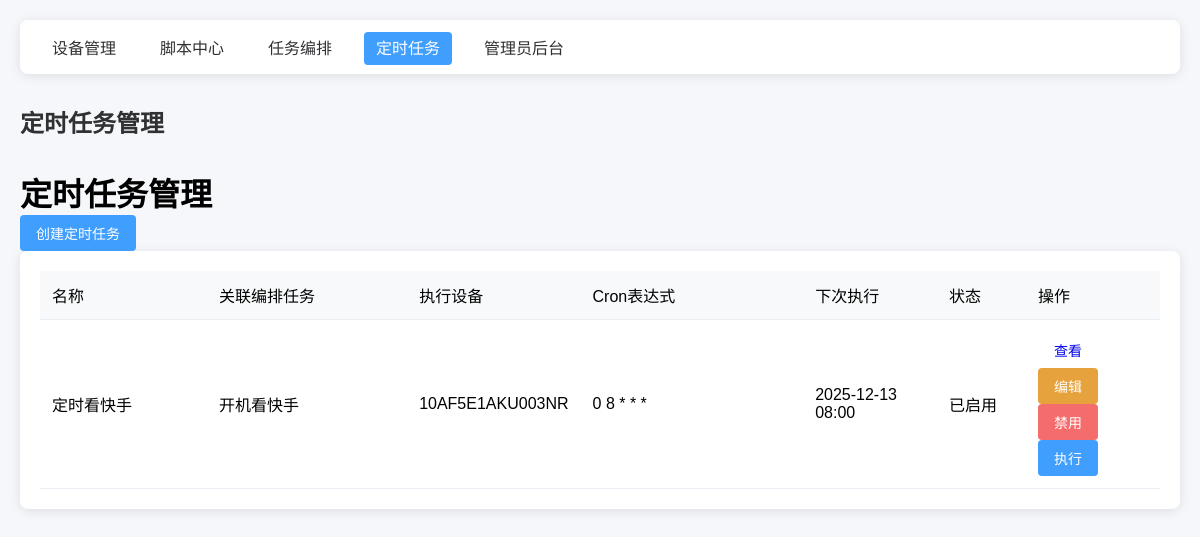
The app's page /scheduler/, older data.
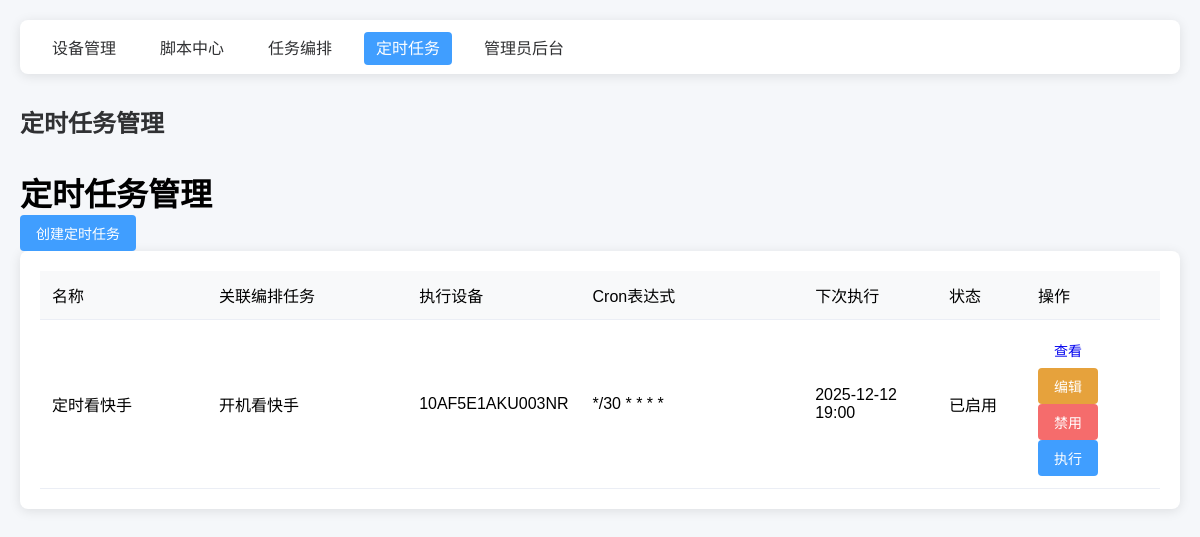
The same page, newer data.
### task_scheduler/models.py (models this page shows, shortened)
class ScheduleTask(models.Model):
    name = models.CharField("定时任务名称", max_length=100, unique=True)
    orchestration = models.ForeignKey(
        OrchestrationTask,
        on_delete=models.CASCADE,
        related_name="schedules",
        verbose_name="关联编排任务"
    )
    device = models.ForeignKey(
        ADBDevice,
        on_delete=models.SET_NULL,
        null=True,
        blank=True,
        verbose_name="指定执行设备",
        help_text="为空则自动选择在线设备"
    )
    cron_expression = models.CharField(
        "Cron表达式",
        max_length=100,
        default="0 0 * * *",
        help_text="格式：分 时 日 月 周，支持标准Cron语法。示例：<br/>"
                  "0 8 * * * → 每天8点执行<br/>"
                  "0 0 * * 1,3,5 → 每周一/三/五0点执行<br/>"
                  "0 12 1,15 * * → 每月1/15号12点执行<br/>"
                  "*/30 * * * * → 每30分钟执行一次"
    )
    is_active = models.BooleanField("是否启用", default=True)
    last_run_time = models.DateTimeField("最后执行时间", blank=True, null=True)
    next_run_time = models.DateTimeField("下次执行时间", blank=True, null=True)
    create_time = models.DateTimeField("创建时间", default=datetime.datetime.now)  # 改这里
    update_time = models.DateTimeField("更新时间", auto_now=True)
    class Meta:
        verbose_name = "定时任务"
        verbose_name_plural = "定时任务管理"
        ordering = ["-create_time"]

### task_orchestration/models.py (models this page shows, shortened)
class OrchestrationTask(models.Model):
    TASK_STATUS = (
        ("draft", "草稿"),
        ("active", "已激活"),
        ("disabled", "已禁用"),
    )
    name = models.CharField("编排任务名称", max_length=100, unique=True)
    description = models.TextField("描述", blank=True, null=True)
    status = models.CharField("状态", max_length=20, choices=TASK_STATUS, default="draft")
    create_time = models.DateTimeField("创建时间", default=timezone.now)
    update_time = models.DateTimeField("更新时间", auto_now=True)
    class Meta:
        verbose_name = "编排任务"
        verbose_name_plural = "编排任务管理"
        ordering = ["-create_time"]

### adb_manager/models.py (models this page shows, shortened)
class ADBDevice(BaseModel):
    device_name = models.CharField(
        "设备名称",
        max_length=50,
        help_text="如：游戏手机1"
    )
    device_ip = models.GenericIPAddressField(
        "设备IP",
        blank=True,
        null=True,
        help_text="局域网IP（序列号连接时可不填），如192.168.3.100"
    )
    device_port = models.IntegerField(
        "ADB端口",
        default=5555,
        blank=True,
        null=True,
        help_text="默认5555（序列号连接时可不填）"
    )
    device_serial = models.CharField(
        "设备序列号",
        max_length=100,
        blank=True,
        null=True,
        help_text="ADB设备序列号（优先使用），如10AF5E1AKU003NR或192.168.3.100:5555"
    )
    is_active = models.BooleanField("是否启用监控", default=True)
    user = models.ForeignKey(
        CustomUser,
        on_delete=models.SET_NULL,
        null=True,
        blank=True,
        verbose_name="关联用户",
        help_text="绑定该设备的用户（为空则所有用户可操作）"
    )
    class Meta:
        verbose_name = "ADB设备"
        verbose_name_plural = "ADB设备管理"
        unique_together = ("device_ip", "device_port")

### task_scheduler/views.py (the view)
# urls.py: path('', views.ScheduleTaskListView.as_view(), name='list'),
class ScheduleTaskListView(View):
    def get(self, request):
        schedules = ScheduleTask.objects.all()
        return render(request, "task_scheduler/schedule_list.html", {
            "schedules": schedules,
            "page_title": "定时任务管理"
        })

### task_scheduler/templates/task_scheduler/schedule_list.html (shortened to what the changed rows need)
{% extends 'base.html' %}
{% block content %}
<div class="container mt-4">
    <div class="d-flex justify-content-between align-items-center mb-4">
        <h1>{{ page_title }}</h1>
    </div>
    <div class="card">
        <div class="table-responsive">
            <table class="table table-hover mb-0">
                <thead class="table-light">
                    <tr>
                        <th style="width: 15%;">名称</th>
                        <th style="width: 18%;">关联编排任务</th>
                        <th style="width: 15%;">执行设备</th>
                        <th style="width: 20%;">Cron表达式</th>
                        <th style="width: 12%;">下次执行</th>
                        <th style="width: 8%;">状态</th>
                        <th style="width: 12%;">操作</th>
                    </tr>
                </thead>
                <tbody>
                    {% for schedule in schedules %}
                    <tr>
                        <td>{{ schedule.name }}</td>
                        <td>{{ schedule.orchestration.name }}</td>
                        <td>
                            {% if schedule.device %}
                                {{ schedule.device.device_name }}
                            {% else %}
                                <span class="text-muted">自动选择</span>
                            {% endif %}
                        </td>
                        <td>{{ schedule.cron_expression }}</td>
                        <td>
                            {% if schedule.next_run_time %}
                                {{ schedule.next_run_time|date:"Y-m-d H:i" }}
                            {% else %}
                                <span class="text-muted">未计算</span>
                            {% endif %}
                        </td>
                        <td>
                            {% if schedule.is_active %}
                                <span class="badge bg-success">已启用</span>
                            {% else %}
                                <span class="badge bg-secondary">已禁用</span>
                            {% endif %}
                        </td>
                        <td>
                            <div class="d-flex gap-1">
                                <a href="{% url 'task_scheduler:detail' schedule.id %}"
                                   class="btn btn-info btn-sm d-flex align-items-center"
                                   title="查看详情">
                                    <span>查看</span>
                                </a>
                                <a href="{% url 'task_scheduler:edit' schedule.id %}"
                                   class="btn btn-warning btn-sm d-flex align-items-center"
                                   title="编辑任务">
                                    <span>编辑</span>
                                </a>
                                <form method="post" action="{% url 'task_scheduler:toggle' schedule.id %}" class="m-0">
                                    <button type="submit"
                                            class="btn {% if schedule.is_active %}btn-danger{% else %}btn-success{% endif %} btn-sm d-flex align-items-center"
                                            title="{% if schedule.is_active %}禁用任务{% else %}启用任务{% endif %}">
                                        <span>{% if schedule.is_active %}禁用{% else %}启用{% endif %}</span>
                                    </button>
                                </form>
                                <form method="post" action="{% url 'task_scheduler:execute' schedule.id %}" class="m-0">
                                    <button type="submit"
                                            class="btn btn-primary btn-sm d-flex align-items-center"
                                            title="立即执行">
                                        <span>执行</span>
                                    </button>
                                </form>
                            </div>
                        </td>
                    </tr>
                    {% empty %}
                    <tr>
                        <td colspan="7" class="text-center py-4">
                            <div class="text-muted">暂无定时任务，请点击"创建定时任务"按钮添加</div>
                        </td>
                    </tr>
                    {% endfor %}
                </tbody>
            </table>
        </div>
    </div>
</div>
{% endblock %}

Row changes from the older to the newer data that the page shows:
changed ScheduleTask "定时看快手": cron_expression "0 8 * * *" → "*/30 * * * *"; next_run_time "2025-12-13 08:00" → "2025-12-12 19:00"
